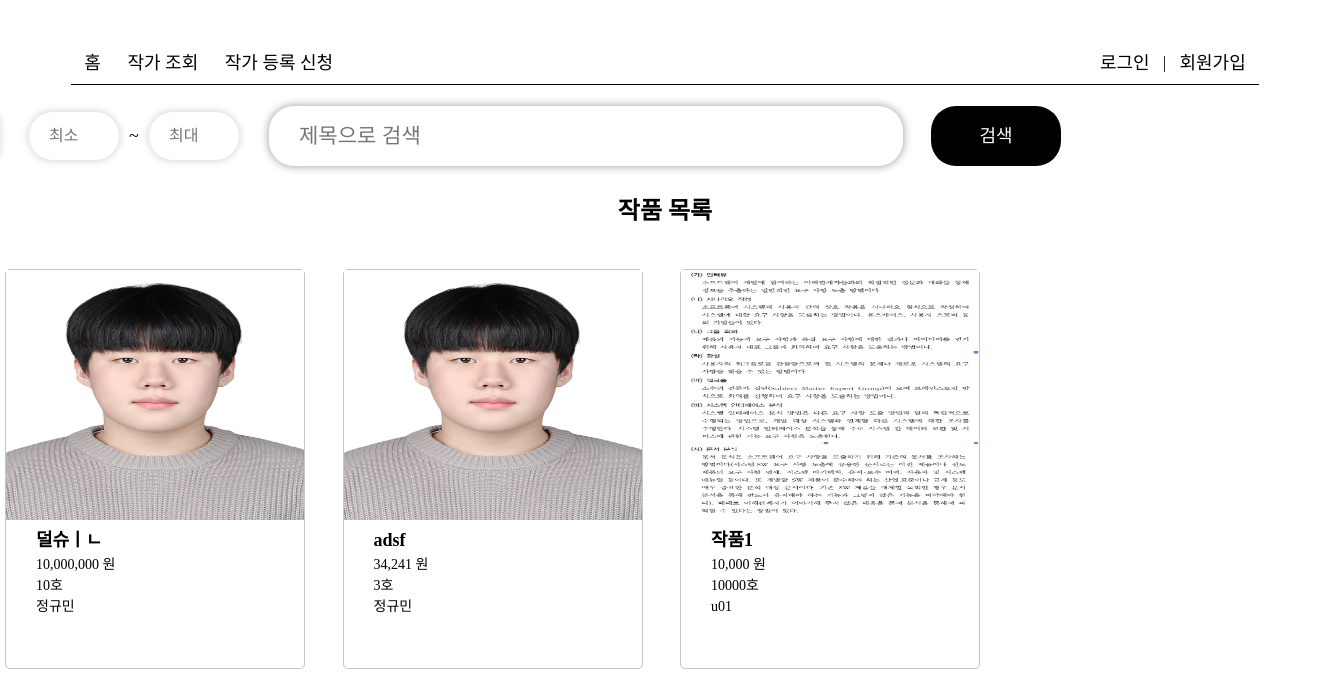
The app's page /, older data.
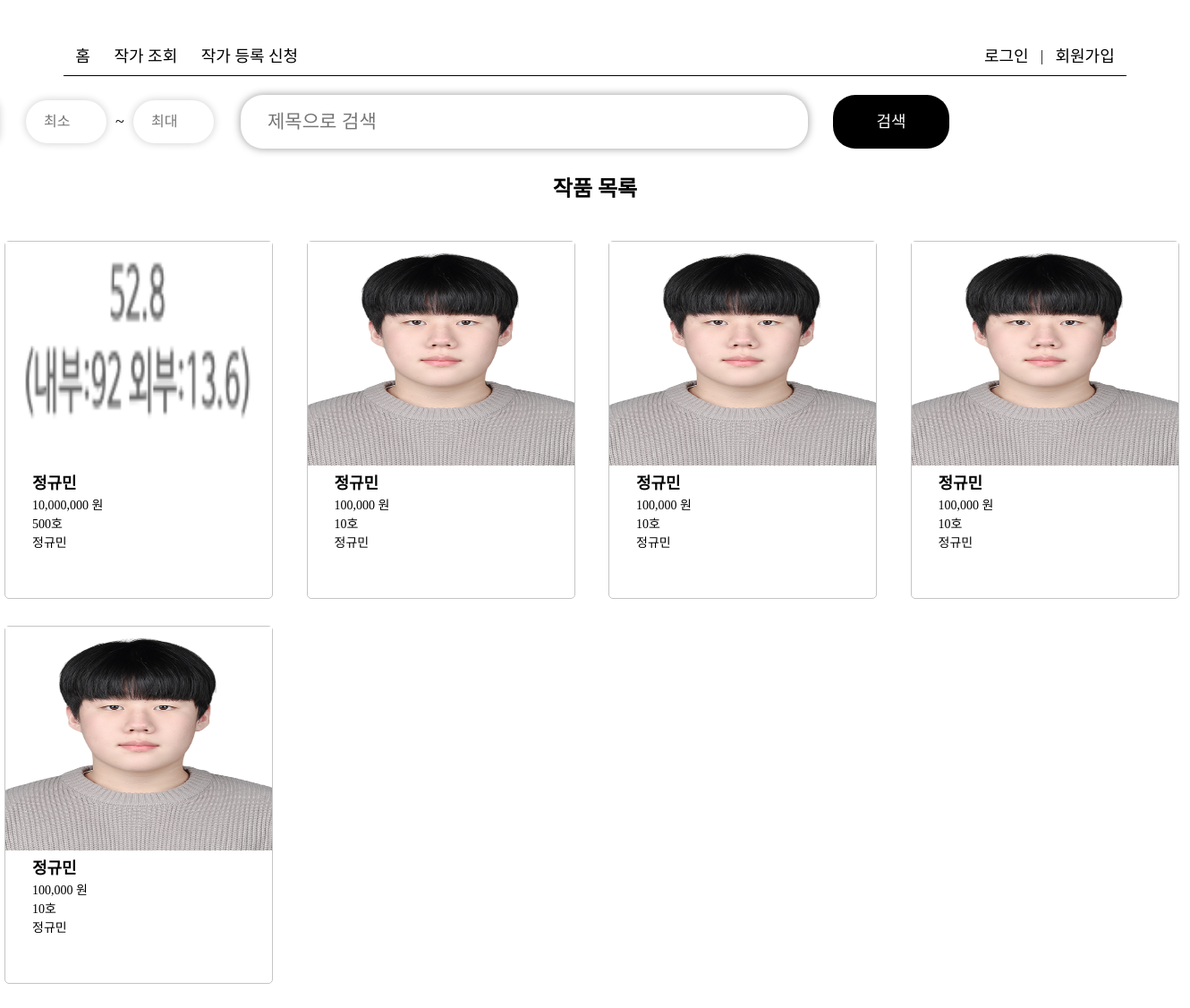
The same page, newer data.
### posts/models.py (models this page shows, shortened)
class Artwork(models.Model):
    artist = models.ForeignKey(Artist, on_delete=models.CASCADE)  # 작가와 1:N 관계
    title = models.CharField(max_length=64)
    price = models.DecimalField(max_digits=10, decimal_places=2)
    hoosu = models.PositiveIntegerField()  # 호수 (1 이상 500 이하의 숫자)
    created_at = models.DateTimeField(auto_now_add=True)
    artwork_image = models.ImageField(upload_to='artwork_images/', blank=True, null=True)  # 작품 이미지

class Artist(models.Model):
    GENDER_CHOICES = [
        ('M', '남자'),
        ('F', '여자'),
    ]
    STATUS_CHOICES = [
        ('P', '대기중'),  # Pending
        ('A', '승인됨'),  # Approved
        ('R', '거부됨'),  # Rejected
    ]
    user = models.OneToOneField(User, on_delete=models.CASCADE)  # 사용자와 1:1 관계
    name = models.CharField(max_length=16)
    gender = models.CharField(max_length=1, choices=GENDER_CHOICES)
    birth_date = models.DateField()
    email = models.EmailField(unique=True)
    profile_image = models.ImageField(upload_to='artist_images/', blank=True, null=True)  # 작가 프로필 이미지
    contact = models.CharField(max_length=100, blank=True, null=True)
    status = models.CharField(max_length=1, choices=STATUS_CHOICES, default='P')  # 작가 상태

### posts/views.py (the view)
# urls.py: 2. Add a URL to urlpatterns:  path('', views.home, name='home')
def home(request):
    artworks = Artwork.objects.all().order_by('-id')
    return render(request, 'posts/index.html', {'artworks': artworks})

### posts/templates/posts/index.html (shortened to what this page needs)
<!DOCTYPE html>
<html lang="ko">
<head>
    {% load static %}
    {% load humanize %}
    <link rel="stylesheet" href="{% static 'posts/css/style.css' %}">
</head>
<body>
    {% include 'posts/header.html' %}
    <main>
        <section class="mt20">
            <div class="container cc">
                <form method="GET" action="{% url 'artwork_list' %}" class="search_form mt2 cc">
                    <input type="text" name="q" placeholder="제목으로 검색" value="{{ request.GET.q }}">
                    <input type="number" name="min_value" placeholder="최소" value="{{ request.GET.min_value }}">
                    <span>~</span>
                    <input type="number" name="max_value" placeholder="최대" value="{{ request.GET.max_value }}">
                    <button type="submit">검색</button>
                </form>
                <h1 class="tc mt4">작품 목록</h1>
                {% if artworks %}
                <ul class="artwork_list mt6">
                    {% for artwork in artworks %}
                    <li>
                        <img src="{{ artwork.artwork_image.url }}" alt="artwork_img" width="300" height="250">
                        <div>
                            <p>{{ artwork.title }}</p>
                            <p>{{ artwork.price|floatformat:0|intcomma }} 원</p>
                            <p>{{ artwork.hoosu }}호</p>
                            <p>{{ artwork.artist.name }}</p>
                        </div>
                    </li>
                    {% endfor %}
                </ul>
                {% else %}
                <p class="mt10">작품이 존재하지 않습니다.</p>
                {% endif %}
            </div>
        </section>
    </main>
</body>
</html>

### posts/templates/posts/header.html (shortened to what this page needs)
<header>
    <div class="container mt2 cc">
        <nav class="fb">
            <ul class="mainTab f21 fb">
                <li><a href="{% url 'home' %}">홈</a></li>
                <li><a href="{% url 'artist_list' %}">작가 조회</a></li>
                <li><a href="{% url 'register_artist' %}">작가 등록 신청</a></li>
            </ul>
            <ul class="userTab fb f18">
                {% if user.is_authenticated %}
                    <li><a href="#">{{ user.first_name }}님</a></li>
                    <li><span>|</span></li>
                    <li><a href="{% url 'logout' %}">로그아웃</a></li>
                {% else %}
                    <li><a href="{% url 'login' %}">로그인</a></li>
                    <li><span>|</span></li>
                    <li><a href="{% url 'signup' %}">회원가입</a></li>
                {% endif %}
            </ul>
        </nav>
    </div>
</header>

### posts/static/posts/css/style.css (style rules this page uses)
* { margin: 0; padding: 0; box-sizing: border-box; line-height: 1.5em; }
body { width: 100%; }
section { position: relative; }
.container { width: 1320px; position: relative; margin: 0 auto; }
ul, li { list-style: none; }
a, label, button { cursor: pointer; color: black; display: inline-block; text-decoration: none; border: none; }
img { max-width: 100%; }
.f, .fc, .fb, .fla { display: flex; }
.fb { justify-content: space-between; }
.cc { display: flex; flex-flow: column; justify-content: center; align-items: center; }
.tc { text-align: center; }
.mt2 { margin-top: 1vw; }
.mt4 { margin-top: 2vw; }
.mt6 { margin-top: 3vw; }
.mt20 { padding-top: 7vw; padding-bottom: 7vw; }
header { width: 100%; position: fixed; background-color: white; z-index: 99999; padding-top: 30px; }
header nav { width: 90%; border-bottom: 1px solid black; }
header nav ul a { padding: 0.5vw 1vw; font-size: 18px; white-space: nowrap; }
header nav ul>li { position: relative; display: flex; align-items: center; justify-content: center; }
.search_form { width: 60%; height: 60px; position: relative; }
.search_form input { width: 80%; height: 100%; position: absolute; left: 0; border-radius: 25px; box-shadow: 0 0 10px rgb(151, 151, 151); border: none; padding: 30px; font-size: 21px; }
.search_form input:nth-child(3), .search_form input:nth-child(5) { width: 90px; height: 80%; position: absolute; border-radius: 25px; box-shadow: 0 0 10px rgb(205, 205, 205); border: none; padding: 20px; font-size: 16px; }
.search_form input:nth-child(3) { left: -240px; }
.search_form input:nth-child(5) { left: -120px; }
.search_form span { position: absolute; left: -140px; font-size: 18px; }
.search_form button { width: 130px; height: 100%; position: absolute; right: 0; background-color: black; border-radius: 25px; color: white; font-size: 18px; }
.artwork_list { width: 100%; height: 100%; position: relative; display: grid; grid-template-columns: repeat(4, 1fr); gap: 30px; margin-bottom: 100px; }
.artwork_list li { width: 300px; height: 400px; position: relative; border-radius: 5px; border: 1px solid #c5c5c5; }
.artwork_list li div { margin-left: 30px; }
.artwork_list li p:nth-child(1) { font-size: 18px; font-weight: bold; }
.artwork_list li div>p { font-size: 14px; }

Row changes from the older to the newer data that the page shows:
removed Artwork: artwork_image (picture), title "덜슈ㅣㄴ", price "10,000,000", hoosu "10", artist.name "정규민"
removed Artwork: artwork_image (picture), title "adsf", price "34,241", hoosu "3", artist.name "정규민"
removed Artwork: artwork_image (picture), title "작품1", price "10,000", hoosu "10000", artist.name "u01"
added Artwork: artwork_image (picture), title "정규민", price "10,000,000", hoosu "500", artist.name "정규민"
added Artwork: artwork_image (picture), title "정규민", price "100,000", hoosu "10", artist.name "정규민"
added Artwork: artwork_image (picture), title "정규민", price "100,000", hoosu "10", artist.name "정규민"
added Artwork: artwork_image (picture), title "정규민", price "100,000", hoosu "10", artist.name "정규민"
added Artwork: artwork_image (picture), title "정규민", price "100,000", hoosu "10", artist.name "정규민"
